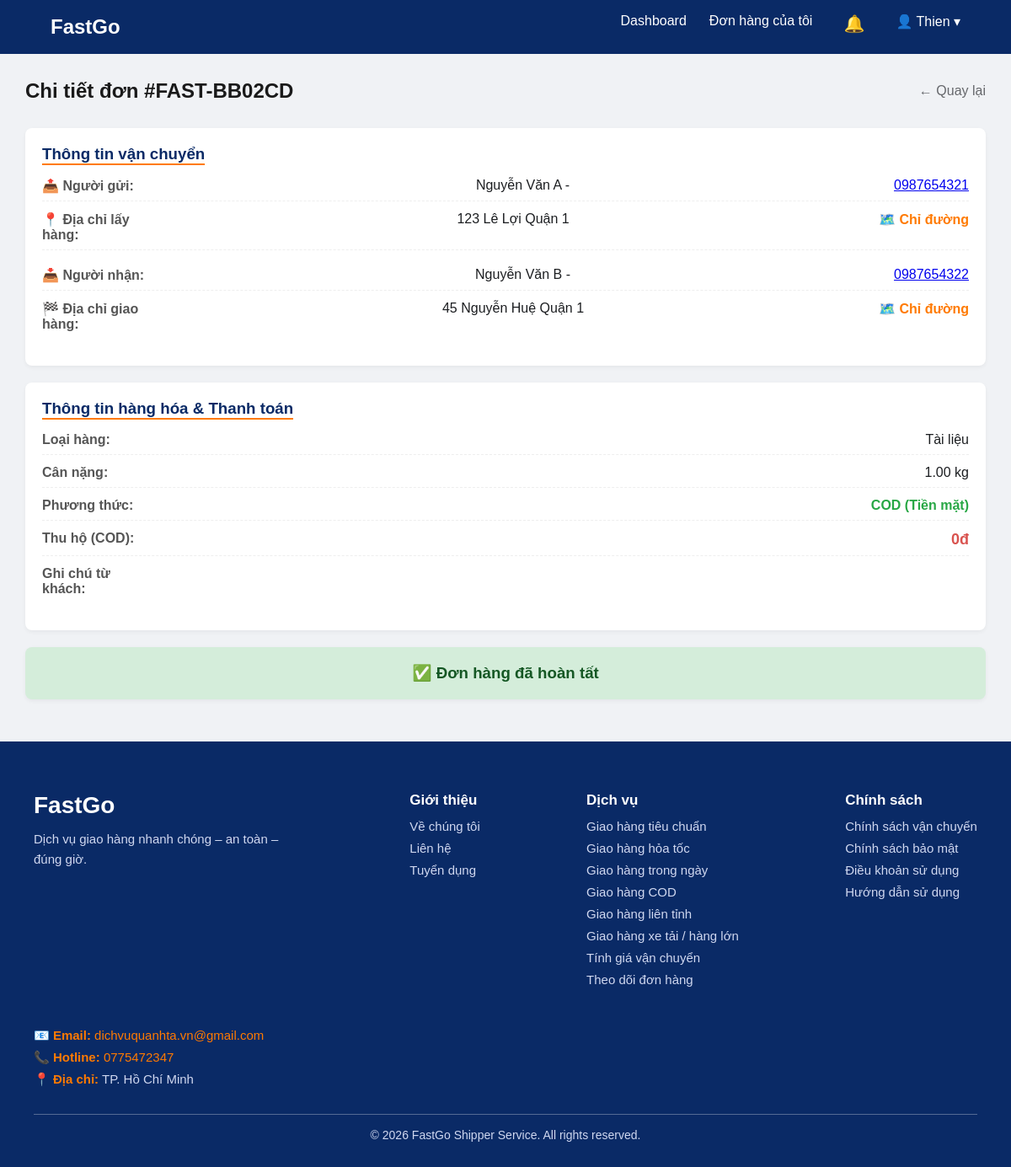
/shipper_order_detail.php?id=2 (signed in), run on the app's committed database.
### tables this page shows
CREATE TABLE `orders` (
  `id` int(11) NOT NULL,
  `order_code` varchar(20) NOT NULL,
  `user_id` int(11) DEFAULT NULL,
  `shipper_id` int(11) DEFAULT NULL,
  `pickup_address` text DEFAULT NULL,
  `name` varchar(100) NOT NULL,
  `phone` varchar(20) DEFAULT NULL,
  `receiver_name` varchar(100) NOT NULL,
  `receiver_phone` varchar(20) NOT NULL,
  `delivery_address` text NOT NULL,
  `is_corporate` tinyint(1) DEFAULT 0 COMMENT '0: Cá nhân, 1: Công ty',
  `company_name` varchar(255) DEFAULT NULL,
  `company_email` varchar(100) DEFAULT NULL,
  `company_tax_code` varchar(50) DEFAULT NULL,
  `company_address` text DEFAULT NULL,
  `company_bank_info` text DEFAULT NULL,
  `cancel_reason` text DEFAULT NULL,
  `package_type` varchar(50) DEFAULT 'other',
  `service_type` varchar(50) NOT NULL DEFAULT 'standard',
  `weight` decimal(10,2) DEFAULT 0.00,
  `cod_amount` decimal(15,2) DEFAULT 0.00,
  `shipping_fee` decimal(15,2) DEFAULT 0.00,
  `pickup_time` datetime DEFAULT NULL,
  `note` text DEFAULT NULL,
  `payment_method` varchar(50) NOT NULL DEFAULT 'cod' COMMENT 'Phương thức thanh toán (cod, bank_transfer)',
  `payment_status` varchar(50) NOT NULL DEFAULT 'unpaid' COMMENT 'Trạng thái thanh toán (unpaid, paid)',
  `shipper_note` text DEFAULT NULL,
  `admin_note` text DEFAULT NULL,
  `pod_image` varchar(255) DEFAULT NULL,
  `status` enum('pending','shipping','completed','cancelled') DEFAULT 'pending',
  `rating` int(11) DEFAULT NULL,
  `feedback` text DEFAULT NULL,
  `created_at` timestamp NOT NULL DEFAULT current_timestamp()
);

### public/shipper_order_detail.php (the view, shortened to what this page needs)
<?php
require_once __DIR__ . '/../config/db.php';
$shipper_id = $_SESSION['user_id'];
$order_id = $_GET['id'] ?? 0;
$stmt = $conn->prepare("SELECT * FROM orders WHERE id = ? AND shipper_id = ?");
$stmt->bind_param("ii", $order_id, $shipper_id);
$stmt->execute();
$order = $stmt->get_result()->fetch_assoc();
$pkg_map = ['document' => 'Tài liệu', 'food' => 'Đồ ăn', 'clothes' => 'Quần áo', 'electronic' => 'Điện tử', 'other' => 'Khác'];
?>
<!DOCTYPE html>
<html lang="vi">
<head>
    <link rel="stylesheet" href="assets/css/styles.css?v=<?php echo time(); ?>">
    <link rel="stylesheet" href="assets/css/admin.css?v=<?php echo time(); ?>">
    <link rel="stylesheet" href="assets/css/admin-pages.css?v=<?php echo time(); ?>">
    <link rel="stylesheet" href="assets/css/admin_styles.css?v=<?php echo time(); ?>">
</head>
<body>
    <?php include __DIR__ . '/../includes/header_shipper.php'; ?>
    <main class="admin-container">
        <div class="page-header">
            <h2 class="page-title">Chi tiết đơn #<?php echo $order['order_code']; ?></h2>
            <a href="shipper_dashboard.php" class="back-link">← Quay lại</a>
        </div>
        <div class="detail-card">
            <h3 style="color:#0a2a66; margin-bottom:15px; border-bottom:2px solid #ff7a00; display:inline-block;">Thông
                tin vận chuyển</h3>
            <div class="info-row">
                <span class="info-label">📤 Người gửi:</span>
                <?php echo htmlspecialchars($order['name']); ?> - <a
                    href="tel:<?php echo $order['phone']; ?>"><?php echo $order['phone']; ?></a>
            </div>
            <div class="info-row">
                <span class="info-label">📍 Địa chỉ lấy hàng:</span>
                <?php echo htmlspecialchars($order['pickup_address']); ?>
                <a href="https://www.google.com/maps/search/?api=1&query=<?php echo urlencode($order['pickup_address']); ?>"
                    target="_blank" class="map-link">🗺️ Chỉ đường</a>
            </div>
            <div class="info-row" style="margin-top:20px;">
                <span class="info-label">📥 Người nhận:</span>
                <?php echo htmlspecialchars($order['receiver_name']); ?> - <a
                    href="tel:<?php echo $order['receiver_phone']; ?>"><?php echo $order['receiver_phone']; ?></a>
            </div>
            <div class="info-row">
                <span class="info-label">🏁 Địa chỉ giao hàng:</span>
                <?php echo htmlspecialchars($order['delivery_address']); ?>
                <a href="https://www.google.com/maps/search/?api=1&query=<?php echo urlencode($order['delivery_address']); ?>"
                    target="_blank" class="map-link">🗺️ Chỉ đường</a>
            </div>
        </div>
        <div class="detail-card">
            <h3 style="color:#0a2a66; margin-bottom:15px; border-bottom:2px solid #ff7a00; display:inline-block;">Thông
                tin hàng hóa & Thanh toán</h3>
            <div class="info-row"><span class="info-label">Loại hàng:</span>
                <?php echo $pkg_map[$order['package_type']] ?? $order['package_type']; ?></div>
            <div class="info-row"><span class="info-label">Cân nặng:</span> <?php echo $order['weight']; ?> kg</div>
            <div class="info-row">
                <span class="info-label">Phương thức:</span>
                <?php if ($order['payment_method'] === 'bank_transfer'): ?>
                    <span style="color:#0a2a66; font-weight:600;">Chuyển khoản</span>
                    <?php if ($order['payment_status'] === 'paid'): ?>
                        <span style="margin-left:10px; color:#28a745; font-weight:bold;">[✓ Đã thanh toán]</span>
                    <?php else: ?>
                        <span style="margin-left:10px; color:#dc3545; font-weight:bold;">[⚠ CHƯA THANH TOÁN]</span>
                    <?php endif; ?>
                <?php else: ?>
                    <span style="color:#28a745; font-weight:600;">COD (Tiền mặt)</span>
                <?php endif; ?>
            </div>
            <div class="info-row"><span class="info-label">Thu hộ (COD):</span> <strong
                    style="color:#d9534f; font-size:18px;"><?php echo number_format($order['cod_amount']); ?>đ</strong>
            </div>
            <div class="info-row" style="margin-top:10px;"><span class="info-label">Ghi chú từ khách:</span>
                <?php echo nl2br(htmlspecialchars($order['note'])); ?></div>
        </div>
        <?php if ($order['status'] != 'completed' && $order['status'] != 'cancelled'): ?>
            <div class="action-box">
                <h3>Cập nhật trạng thái</h3>
                <form method="POST" enctype="multipart/form-data">
                    <div style="margin-bottom:15px;">
                        <label class="info-label">Ghi chú của bạn:</label>
                        <textarea name="shipper_note"
                            style="width:100%; padding:10px; border:1px solid #ccc; border-radius:4px;" rows="3"
                            placeholder="VD: Khách hẹn lại giờ, đường khó đi..."><?php echo htmlspecialchars($order['shipper_note']); ?></textarea>
                    </div>
                    <?php if ($order['status'] == 'pending'): ?>
                        <button type="submit" name="update_status" value="shipping" class="btn-primary"
                            style="width:100%; background:#17a2b8;">🚀 Đã lấy hàng / Bắt đầu giao</button>
                    <?php elseif ($order['status'] == 'shipping'): ?>
                        <div style="margin-bottom:15px;">
                            <label class="info-label">📸 Ảnh bằng chứng giao hàng (POD):</label>
                            <input type="file" name="pod_image" accept="image/*" style="width:100%;">
                        </div>
                        <div style="display:grid; grid-template-columns: 1fr 1fr; gap:10px;">
                            <button type="submit" name="update_status" value="completed" class="btn-primary"
                                style="background:#28a745;" onclick="return confirmComplete('<?php echo $order['payment_method']; ?>', '<?php echo $order['payment_status']; ?>');">✅ Đã
                                giao</button>
                            <button type="submit" name="update_status" value="cancelled" class="btn-primary"
                                style="background:#dc3545;" onclick="return confirm('Xác nhận hủy đơn?');">❌ Hủy đơn</button>
                        </div>
                    <?php endif; ?>
                </form>
            </div>
        <?php elseif ($order['status'] == 'completed'): ?>
            <div class="detail-card" style="background:#d4edda; color:#155724; text-align:center;">
                <h3>✅ Đơn hàng đã hoàn tất</h3>
            </div>
        <?php else: ?>
            <div class="detail-card" style="background:#f8d7da; color:#721c24; text-align:center;">
                <h3>❌ Đơn hàng đã hủy</h3>
            </div>
        <?php endif; ?>
    </main>
    <?php include __DIR__ . '/../includes/footer.php'; ?>
</body>
</html>

### public/assets/css/styles.css (style rules this page uses)
* { margin: 0; padding: 0; box-sizing: border-box; font-family: "Poppins", sans-serif; }
main { padding: 80px 40px; max-width: 900px; margin: 0 auto; }
.info-row { display: flex; justify-content: space-between; margin-bottom: 10px; border-bottom: 1px dashed #eee; padding-bottom: 10px; }
.info-row:last-child { border-bottom: none; }
.info-label { color: #666; font-weight: 500; }

### public/assets/css/admin-pages.css (style rules this page uses)
body { background-color: #f0f2f5; font-family: "Inter", "Segoe UI", Roboto, Helvetica, Arial, sans-serif; color: #1c1e21; margin: 0; overflow-x: hidden; width: 100%; }
.admin-container, .stats-grid, .table-section, .filter-sidebar, .profile-header, .kpi-grid, .review-card, .detail-container, .history-section, .form-inline, .form-box, .charts-grid, .chart-card, .guide-card, .message-card, .user-table, .data-table, .param-table { box-sizing: border-box; }
* { box-sizing: border-box; }
.admin-container { padding: 30px; max-width: 1400px; margin: 0 auto; width: 100%; }
.page-header { display: flex; justify-content: space-between; align-items: center; margin-bottom: 30px; }
.page-title { font-size: 24px; font-weight: 700; color: #1a1a1a; margin: 0; }
.back-link { color: #65676b; text-decoration: none; font-weight: 500; transition: color 0.2s; }

### public/assets/css/admin_styles.css (style rules this page uses)
.info-label { font-weight: 600; color: #555; width: 130px; display: inline-block; }
.detail-card { background: #fff; padding: 20px; border-radius: 8px; margin-bottom: 20px; box-shadow: 0 2px 5px rgba(0, 0, 0, 0.05); }
.info-row { margin-bottom: 12px; border-bottom: 1px dashed #eee; padding-bottom: 8px; }
.map-link { color: #ff7a00; font-weight: 600; text-decoration: none; margin-left: 5px; }

### data on the page
orders: order_code "FAST-BB02CD", name "Nguyễn Văn A", phone "0987654321", pickup_address "123 Lê Lợi Quận 1", receiver_name "Nguyễn Văn B", receiver_phone "0987654322", delivery_address "45 Nguyễn Huệ Quận 1", package_type "Tài liệu", weight "1.00", cod_amount "0"

### other printed values
$_SESSION['username'] "Thien"
